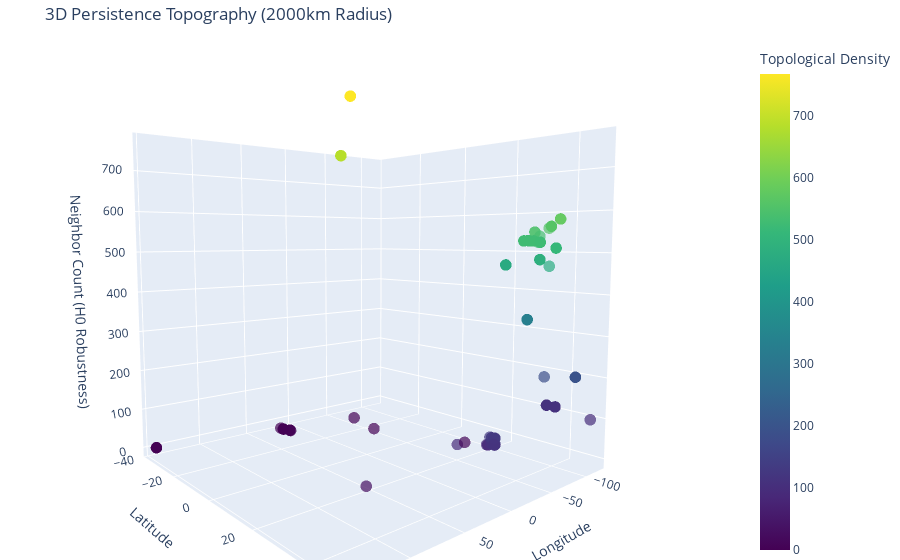

Source (notebook cell):
### Code cell
# First, install the required nbformat package
!pip install nbformat>=4.2.0

import plotly.graph_objects as go
import pandas as pd
import numpy as np

# Load final optimized output
df_tda = pd.read_csv("AMR_training_data_2000km_TDA.csv")

# Persistence as the 'strength' of the H0 feature
# Using the optimized neighbor count to represent local topological density
fig = go.Figure(data=[go.Scatter3d(
    x=df_tda['longitude'],
    y=df_tda['latitude'],
    z=df_tda['tda_neighbor_count'],
    mode='markers',
    marker=dict(
        size=4,
        color=df_tda['tda_neighbor_count'],
        colorscale='Viridis',
        opacity=0.7,
        colorbar=dict(title="Topological Density")
    )
)])

# Image of a 3D scatter plot where the base is a world map and vertical heights 
# represent the density of data points at specific coordinates.

fig.update_layout(
    title="3D Persistence Topography (2000km Radius)",
    scene=dict(
        xaxis_title='Longitude',
        yaxis_title='Latitude',
        zaxis_title='Neighbor Count (H0 Robustness)'
    ),
    margin=dict(l=0, r=0, b=0, t=40)
)

fig.show()

### Figure 1 — Plotly figure (JSON) as saved in the notebook; plotly's stock layout.template omitted (floating-point values rounded to 4 significant figures; data arrays with more than 128 entries replaced by an {"elided": "..."} marker saying what was removed)
{"data": [{"marker": {"color": {"elided": "428 int values"}, "colorbar": {"title": {"text": "Topological Density"}}, "colorscale": [[0, "#440154"], [0.1111, "#482878"], [0.2222, "#3e4989"], [0.3333, "#31688e"], [0.4444, "#26828e"], [0.5556, "#1f9e89"], [0.6667, "#35b779"], [0.7778, "#6ece58"], [0.8889, "#b5de2b"], [1, "#fde725"]], "opacity": 0.7, "size": 4}, "mode": "markers", "type": "scatter3d", "x": {"elided": "428 float values"}, "y": {"elided": "428 float values"}, "z": {"elided": "428 int values"}}], "layout": {"autosize": true, "margin": {"b": 0, "l": 0, "r": 0, "t": 40}, "scene": {"aspectmode": "auto", "aspectratio": {"x": 1, "y": 1, "z": 1}, "camera": {"center": {"x": 0, "y": 0, "z": 0}, "eye": {"x": 1.222, "y": 1.416, "z": 0.1803}, "projection": {"type": "perspective"}, "up": {"x": 0, "y": 0, "z": 1}}, "xaxis": {"title": {"text": "Longitude"}, "type": "linear"}, "yaxis": {"title": {"text": "Latitude"}, "type": "linear"}, "zaxis": {"title": {"text": "Neighbor Count (H0 Robustness)"}, "type": "linear"}}, "title": {"text": "3D Persistence Topography (2000km Radius)"}}}
